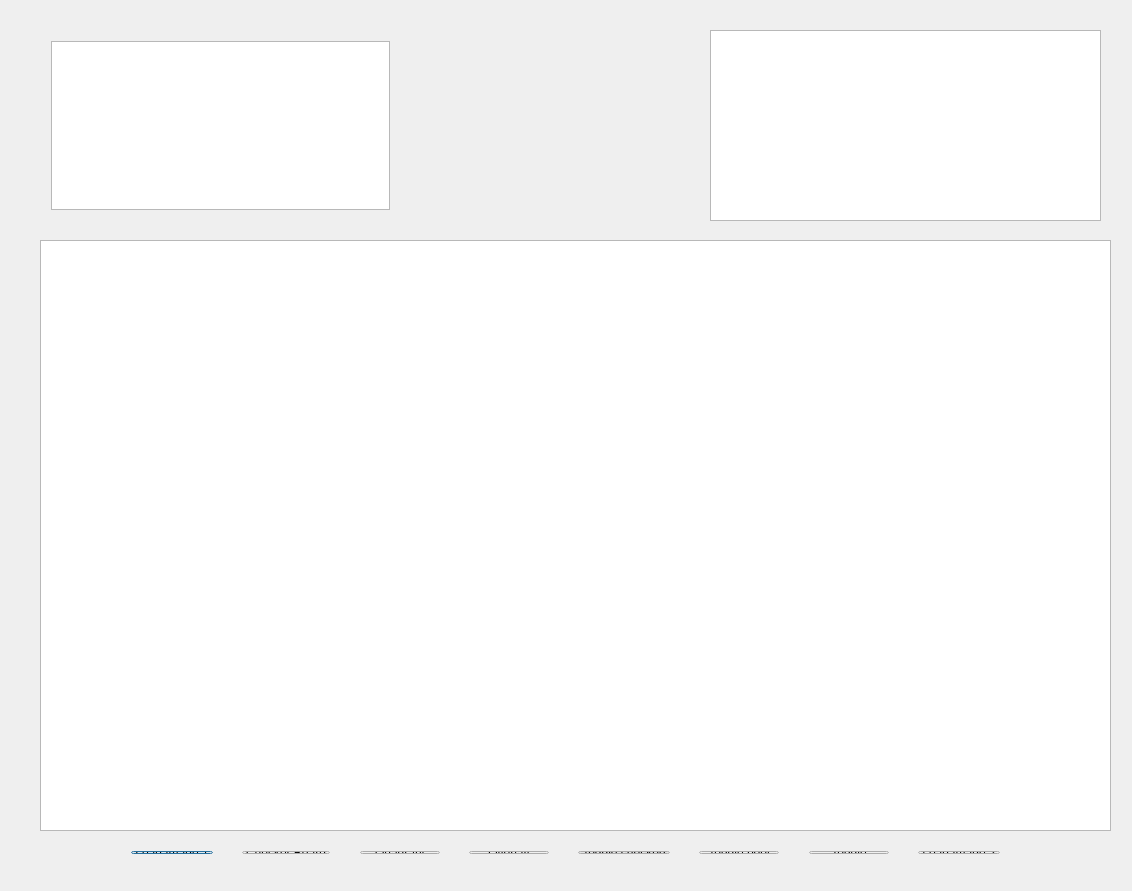
<?xml version="1.0" encoding="UTF-8"?>
<ui version="4.0">
 <class>Dialog</class>
 <widget class="QDialog" name="Dialog">
  <property name="geometry">
   <rect>
    <x>0</x>
    <y>0</y>
    <width>1132</width>
    <height>891</height>
   </rect>
  </property>
  <property name="windowTitle">
   <string>Dialog</string>
  </property>
  <widget class="QWidget" name="layoutWidget">
   <property name="geometry">
    <rect>
     <x>40</x>
     <y>30</y>
     <width>361</width>
     <height>191</height>
    </rect>
   </property>
   <layout class="QHBoxLayout" name="horizontalLayout_3">
    <item>
     <layout class="QVBoxLayout" name="verticalLayout">
      <item>
       <widget class="QGraphicsView" name="graphicsView1"/>
      </item>
     </layout>
    </item>
   </layout>
  </widget>
  <widget class="QWidget" name="layoutWidget">
   <property name="geometry">
    <rect>
     <x>120</x>
     <y>840</y>
     <width>891</width>
     <height>25</height>
    </rect>
   </property>
   <layout class="QHBoxLayout" name="horizontalLayout_2">
    <item>
     <widget class="QPushButton" name="PB_LoadImage1">
      <property name="text">
       <string>Load Image 1</string>
      </property>
     </widget>
    </item>
    <item>
     <spacer name="horizontalSpacer_3">
      <property name="orientation">
       <enum>Qt::Horizontal</enum>
      </property>
      <property name="sizeHint" stdset="0">
       <size>
        <width>40</width>
        <height>20</height>
       </size>
      </property>
     </spacer>
    </item>
    <item>
     <widget class="QPushButton" name="PB_CheckerBoard">
      <property name="text">
       <string>Checker Board</string>
      </property>
     </widget>
    </item>
    <item>
     <spacer name="horizontalSpacer_4">
      <property name="orientation">
       <enum>Qt::Horizontal</enum>
      </property>
      <property name="sizeHint" stdset="0">
       <size>
        <width>40</width>
        <height>20</height>
       </size>
      </property>
     </spacer>
    </item>
    <item>
     <widget class="QPushButton" name="PB_Quad">
      <property name="text">
       <string>Quadrant</string>
      </property>
     </widget>
    </item>
    <item>
     <spacer name="horizontalSpacer_2">
      <property name="orientation">
       <enum>Qt::Horizontal</enum>
      </property>
      <property name="sizeHint" stdset="0">
       <size>
        <width>40</width>
        <height>20</height>
       </size>
      </property>
     </spacer>
    </item>
    <item>
     <widget class="QPushButton" name="PB_Overlay">
      <property name="statusTip">
       <string/>
      </property>
      <property name="text">
       <string>Overlay</string>
      </property>
     </widget>
    </item>
    <item>
     <spacer name="horizontalSpacer_7">
      <property name="orientation">
       <enum>Qt::Horizontal</enum>
      </property>
      <property name="sizeHint" stdset="0">
       <size>
        <width>40</width>
        <height>20</height>
       </size>
      </property>
     </spacer>
    </item>
    <item>
     <widget class="QPushButton" name="PB_Togglecheck">
      <property name="text">
       <string>Toggle checked</string>
      </property>
      <property name="checkable">
       <bool>true</bool>
      </property>
      <property name="checked">
       <bool>true</bool>
      </property>
     </widget>
    </item>
    <item>
     <spacer name="horizontalSpacer_6">
      <property name="orientation">
       <enum>Qt::Horizontal</enum>
      </property>
      <property name="sizeHint" stdset="0">
       <size>
        <width>40</width>
        <height>20</height>
       </size>
      </property>
     </spacer>
    </item>
    <item>
     <widget class="QPushButton" name="pushButton">
      <property name="text">
       <string>Toggle bool</string>
      </property>
      <property name="checkable">
       <bool>false</bool>
      </property>
      <property name="checked">
       <bool>false</bool>
      </property>
     </widget>
    </item>
    <item>
     <spacer name="horizontalSpacer_5">
      <property name="orientation">
       <enum>Qt::Horizontal</enum>
      </property>
      <property name="sizeHint" stdset="0">
       <size>
        <width>40</width>
        <height>20</height>
       </size>
      </property>
     </spacer>
    </item>
    <item>
     <widget class="QPushButton" name="PB_Toggle">
      <property name="text">
       <string>Toggle</string>
      </property>
      <property name="checkable">
       <bool>false</bool>
      </property>
      <property name="checked">
       <bool>false</bool>
      </property>
     </widget>
    </item>
    <item>
     <spacer name="horizontalSpacer">
      <property name="orientation">
       <enum>Qt::Horizontal</enum>
      </property>
      <property name="sizeHint" stdset="0">
       <size>
        <width>40</width>
        <height>20</height>
       </size>
      </property>
     </spacer>
    </item>
    <item>
     <widget class="QPushButton" name="PB_LoadImage2">
      <property name="text">
       <string>Load Image 2</string>
      </property>
     </widget>
    </item>
   </layout>
  </widget>
  <widget class="QGraphicsView" name="graphicsView3">
   <property name="geometry">
    <rect>
     <x>40</x>
     <y>240</y>
     <width>1071</width>
     <height>591</height>
    </rect>
   </property>
  </widget>
  <widget class="QGraphicsView" name="graphicsView2">
   <property name="geometry">
    <rect>
     <x>710</x>
     <y>30</y>
     <width>391</width>
     <height>191</height>
    </rect>
   </property>
  </widget>
 </widget>
 <layoutdefault spacing="6" margin="11"/>
 <resources/>
 <connections/>
</ui>
